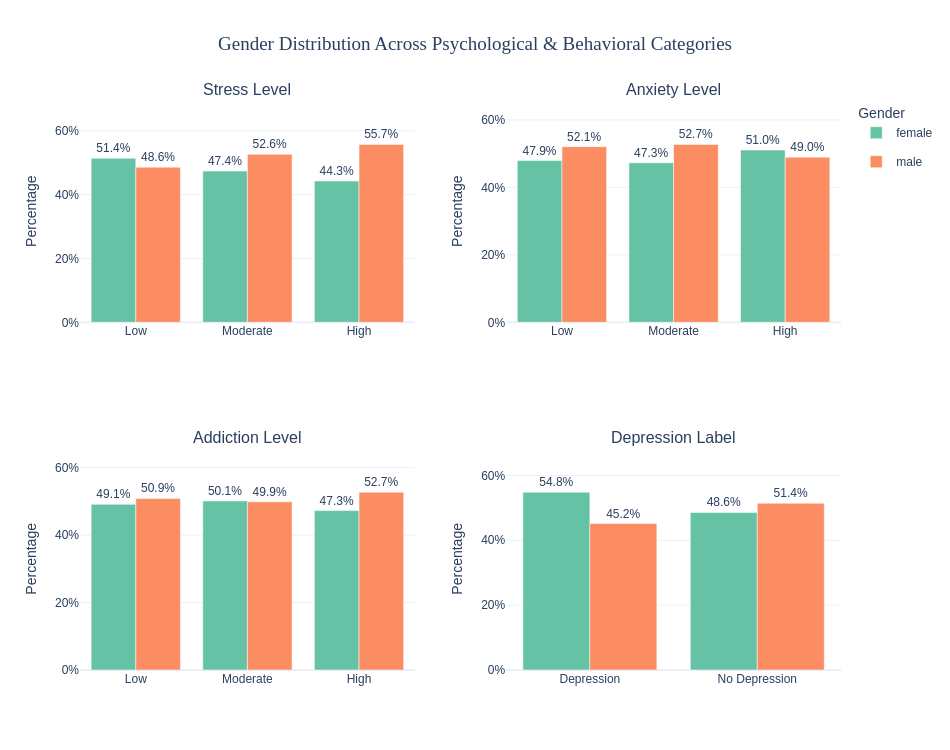

Notebook source saved alongside this figure:
### Markdown cell above
## 🔍 Key Observations

- **Daily social media hours** shows the strongest separation between groups — the Depression group clusters around 7–8 hours/day, while the No Depression group peaks at 2–4 hours, with limited overlap.
- **Sleep hours** shows the inverse and equally strong pattern — Depression cases cluster tightly around 4–5 hours of sleep, while No Depression cases spread more evenly across 6–9 hours.
- **Screen time before sleep** shows near-complete overlap between groups, meaning this variable alone has weak discriminative power for depression status.
- **Academic performance** shows only a mild shift between groups — depression status in this dataset doesn't simply track with poor academic outcomes.

### Code cell
cat_vars = ['Stress_Category', 'Anxiety_Category', 'Addiction_Category', 'depression_label']
titles = ['Stress Level', 'Anxiety Level', 'Addiction Level', 'Depression Label']
level_order = ['Low', 'Moderate', 'High']

# dynamically map colors to whatever genders actually exist — no silent fallback
genders_present = sorted(df['gender'].dropna().unique().tolist())
palette_cycle = px.colors.qualitative.Set2
colors = {g: palette_cycle[i % len(palette_cycle)] for i, g in enumerate(genders_present)}

fig = make_subplots(
    rows=2, cols=2,
    subplot_titles=titles,
    horizontal_spacing=0.12, vertical_spacing=0.22
)

positions = [(1,1), (1,2), (2,1), (2,2)]

for var, (r, c) in zip(cat_vars, positions):
    grouped = df.groupby([var, 'gender']).size().reset_index(name='count')
    grouped['pct'] = grouped.groupby(var)['count'].transform(lambda x: x / x.sum() * 100)

    cats_present = grouped[var].unique().tolist()
    order = [lvl for lvl in level_order if lvl in cats_present] or sorted(cats_present)

    for gender in genders_present:
        sub = grouped[grouped['gender'] == gender].set_index(var).reindex(order).reset_index()
        fig.add_trace(
            go.Bar(
                x=sub[var], y=sub['pct'], name=gender,
                marker_color=colors[gender],
                showlegend=(r, c) == (1, 1),
                text=sub['pct'].round(1).astype(str) + '%',
                textposition='outside',
                cliponaxis=False,          # never clip text at plot edge
                legendgroup=gender
            ),
            row=r, col=c
        )
    # add headroom above tallest bar so labels have room
    max_pct = grouped['pct'].max()
    fig.update_yaxes(range=[0, max_pct * 1.25], row=r, col=c)

fig.update_layout(
    barmode='group',
    template='plotly_white',
    title=dict(text='Gender Distribution Across Psychological & Behavioral Categories',
               font=dict(size=19, family='Arial Black'), x=0.5),
    font=dict(family='Arial', size=12),
    legend_title_text='Gender',
    height=750, width=950,
    margin=dict(t=100),
    uniformtext_minsize=9, uniformtext_mode='hide'
)

fig.update_yaxes(ticksuffix='%', title_text='Percentage')
fig.show()

### Figure 1 — Plotly figure (JSON) as saved in the notebook; plotly's stock layout.template omitted (floating-point values rounded to 4 significant figures)
{"data": [{"cliponaxis": false, "legendgroup": "female", "marker": {"color": "rgb(102,194,165)"}, "name": "female", "showlegend": true, "text": ["51.4%", "47.4%", "44.3%"], "textposition": "outside", "type": "bar", "x": ["Low", "Moderate", "High"], "xaxis": "x", "y": [51.4, 47.38, 44.29], "yaxis": "y"}, {"cliponaxis": false, "legendgroup": "male", "marker": {"color": "rgb(252,141,98)"}, "name": "male", "showlegend": true, "text": ["48.6%", "52.6%", "55.7%"], "textposition": "outside", "type": "bar", "x": ["Low", "Moderate", "High"], "xaxis": "x", "y": [48.6, 52.62, 55.71], "yaxis": "y"}, {"cliponaxis": false, "legendgroup": "female", "marker": {"color": "rgb(102,194,165)"}, "name": "female", "showlegend": false, "text": ["47.9%", "47.3%", "51.0%"], "textposition": "outside", "type": "bar", "x": ["Low", "Moderate", "High"], "xaxis": "x2", "y": [47.93, 47.28, 51.05], "yaxis": "y2"}, {"cliponaxis": false, "legendgroup": "male", "marker": {"color": "rgb(252,141,98)"}, "name": "male", "showlegend": false, "text": ["52.1%", "52.7%", "49.0%"], "textposition": "outside", "type": "bar", "x": ["Low", "Moderate", "High"], "xaxis": "x2", "y": [52.07, 52.72, 48.95], "yaxis": "y2"}, {"cliponaxis": false, "legendgroup": "female", "marker": {"color": "rgb(102,194,165)"}, "name": "female", "showlegend": false, "text": ["49.1%", "50.1%", "47.3%"], "textposition": "outside", "type": "bar", "x": ["Low", "Moderate", "High"], "xaxis": "x3", "y": [49.13, 50.14, 47.27], "yaxis": "y3"}, {"cliponaxis": false, "legendgroup": "male", "marker": {"color": "rgb(252,141,98)"}, "name": "male", "showlegend": false, "text": ["50.9%", "49.9%", "52.7%"], "textposition": "outside", "type": "bar", "x": ["Low", "Moderate", "High"], "xaxis": "x3", "y": [50.87, 49.86, 52.73], "yaxis": "y3"}, {"cliponaxis": false, "legendgroup": "female", "marker": {"color": "rgb(102,194,165)"}, "name": "female", "showlegend": false, "text": ["54.8%", "48.6%"], "textposition": "outside", "type": "bar", "x": ["Depression", "No Depression"], "xaxis": "x4", "y": [54.84, 48.59], "yaxis": "y4"}, {"cliponaxis": false, "legendgroup": "male", "marker": {"color": "rgb(252,141,98)"}, "name": "male", "showlegend": false, "text": ["45.2%", "51.4%"], "textposition": "outside", "type": "bar", "x": ["Depression", "No Depression"], "xaxis": "x4", "y": [45.16, 51.41], "yaxis": "y4"}], "layout": {"annotations": [{"font": {"size": 16}, "showarrow": false, "text": "Stress Level", "x": 0.22, "xanchor": "center", "xref": "paper", "y": 1, "yanchor": "bottom", "yref": "paper"}, {"font": {"size": 16}, "showarrow": false, "text": "Anxiety Level", "x": 0.78, "xanchor": "center", "xref": "paper", "y": 1, "yanchor": "bottom", "yref": "paper"}, {"font": {"size": 16}, "showarrow": false, "text": "Addiction Level", "x": 0.22, "xanchor": "center", "xref": "paper", "y": 0.39, "yanchor": "bottom", "yref": "paper"}, {"font": {"size": 16}, "showarrow": false, "text": "Depression Label", "x": 0.78, "xanchor": "center", "xref": "paper", "y": 0.39, "yanchor": "bottom", "yref": "paper"}], "barmode": "group", "font": {"family": "Arial", "size": 12}, "height": 750, "legend": {"title": {"text": "Gender"}}, "margin": {"t": 100}, "title": {"font": {"family": "Arial Black", "size": 19}, "text": "Gender Distribution Across Psychological & Behavioral Categories", "x": 0.5}, "uniformtext": {"minsize": 9, "mode": "hide"}, "width": 950, "xaxis": {"anchor": "y", "domain": [0, 0.44]}, "xaxis2": {"anchor": "y2", "domain": [0.56, 1]}, "xaxis3": {"anchor": "y3", "domain": [0, 0.44]}, "xaxis4": {"anchor": "y4", "domain": [0.56, 1]}, "yaxis": {"anchor": "x", "domain": [0.61, 1], "range": [0, 69.64], "ticksuffix": "%", "title": {"text": "Percentage"}}, "yaxis2": {"anchor": "x2", "domain": [0.61, 1], "range": [0, 65.9], "ticksuffix": "%", "title": {"text": "Percentage"}}, "yaxis3": {"anchor": "x3", "domain": [0, 0.39], "range": [0, 65.92], "ticksuffix": "%", "title": {"text": "Percentage"}}, "yaxis4": {"anchor": "x4", "domain": [0, 0.39], "range": [0, 68.55], "ticksuffix": "%", "title": {"text": "Percentage"}}}}
